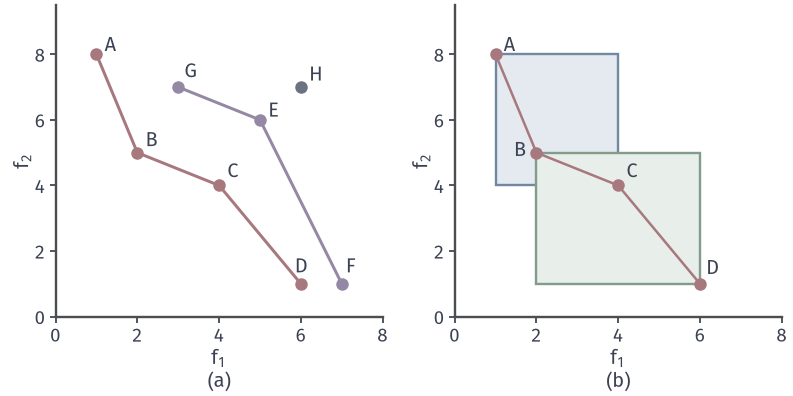

Source code (Python):
from pathlib import Path
import sys
sys.path.insert(0, str(Path(__file__).resolve().parents[1]/"moo-common"))
from moo_fig import *
HERE = Path(__file__).resolve().parent
# Non-dominated layers and crowding boxes of eight candidates.
C8 = dict(CANDS); C8.update(G=(3, 7), H=(6, 7))
fig, axes = figure(width_mm=112, height_mm=56, ncols=2)
panels(fig, .07, .985, .985, .2, .22)
ax = axes[0]; setup(ax, (0, 8), (0, 9.5), range(0, 9, 2), range(0, 10, 2))
L = [('ABCD', RED), ('GEF', PURPLE), ('H', MUTED)]
for names, c in L:
    P = np.array([C8[k] for k in names]); ax.plot(P[:, 0], P[:, 1], color=c, lw=1.2, zorder=2)
    ax.plot(P[:, 0], P[:, 1], 'o', color=c, ms=5, mew=0, zorder=4)
for k, (dx, dy) in {'A': (.2, .1), 'B': (.2, .2), 'C': (.2, .25), 'D': (-.15, .35), 'E': (.2, .1), 'F': (.1, .35), 'G': (.15, .3), 'H': (.2, .2)}.items(): ax.text(C8[k][0]+dx, C8[k][1]+dy, k, color=INK)
ax = axes[1]; setup(ax, (0, 8), (0, 9.5), range(0, 9, 2), range(0, 10, 2))
P = np.array([C8[k] for k in 'ABCD']); ax.plot(P[:, 0], P[:, 1], color=RED, lw=1.0, zorder=2); ax.plot(P[:, 0], P[:, 1], 'o', color=RED, ms=5, mew=0, zorder=4)
for (l, r), col, fc in ((('A', 'C'), BLUE, BLUE_FILL), (('B', 'D'), GREEN, GREEN_FILL)):
    a, b = C8[l], C8[r]; ax.fill([a[0], b[0], b[0], a[0]], [b[1], b[1], a[1], a[1]], facecolor=fc, edgecolor=col, lw=.95, zorder=1)
for k, (dx, dy) in {'A': (.2, .1), 'B': (-.55, -.1), 'C': (.2, .25), 'D': (.15, .3)}.items(): ax.text(C8[k][0]+dx, C8[k][1]+dy, k, color=INK)
tags(fig, axes)
def crowd(names):
    pts = {k: np.array(C8[k], float) for k in names}; d = {k: 0. for k in names}
    for m in range(2):
        s = sorted(names, key=lambda k: pts[k][m]); span = pts[s[-1]][m]-pts[s[0]][m]
        d[s[0]] = d[s[-1]] = np.inf
        for i in range(1, len(s)-1): d[s[i]] += (pts[s[i+1]][m]-pts[s[i-1]][m])/span
    return d
save(fig, HERE, 'figure', {'crowd_F1': crowd('ABCD'), 'crowd_F2': crowd('GEF')}); print(crowd('ABCD'), crowd('GEF'))
